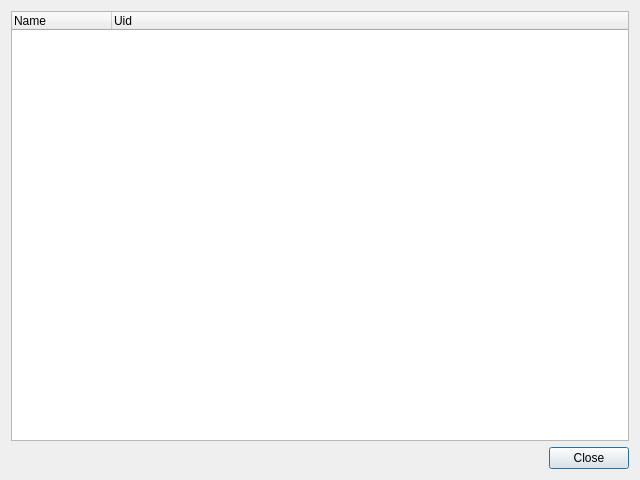
<?xml version="1.0" encoding="UTF-8"?>
<ui version="4.0">
 <class>QuickModRepoDialog</class>
 <widget class="QDialog" name="QuickModRepoDialog">
  <property name="geometry">
   <rect>
    <x>0</x>
    <y>0</y>
    <width>640</width>
    <height>480</height>
   </rect>
  </property>
  <property name="windowTitle">
   <string>QuickMod Repositories</string>
  </property>
  <layout class="QVBoxLayout" name="verticalLayout">
   <item>
    <widget class="QTreeWidget" name="treeWidget">
     <column>
      <property name="text">
       <string>Name</string>
      </property>
     </column>
     <column>
      <property name="text">
       <string>Uid</string>
      </property>
     </column>
    </widget>
   </item>
   <item>
    <widget class="QDialogButtonBox" name="buttonBox">
     <property name="standardButtons">
      <set>QDialogButtonBox::Close</set>
     </property>
    </widget>
   </item>
  </layout>
 </widget>
 <resources/>
 <connections>
  <connection>
   <sender>buttonBox</sender>
   <signal>accepted()</signal>
   <receiver>QuickModRepoDialog</receiver>
   <slot>accept()</slot>
   <hints>
    <hint type="sourcelabel">
     <x>557</x>
     <y>454</y>
    </hint>
    <hint type="destinationlabel">
     <x>636</x>
     <y>429</y>
    </hint>
   </hints>
  </connection>
  <connection>
   <sender>buttonBox</sender>
   <signal>rejected()</signal>
   <receiver>QuickModRepoDialog</receiver>
   <slot>reject()</slot>
   <hints>
    <hint type="sourcelabel">
     <x>535</x>
     <y>454</y>
    </hint>
    <hint type="destinationlabel">
     <x>637</x>
     <y>461</y>
    </hint>
   </hints>
  </connection>
 </connections>
</ui>
